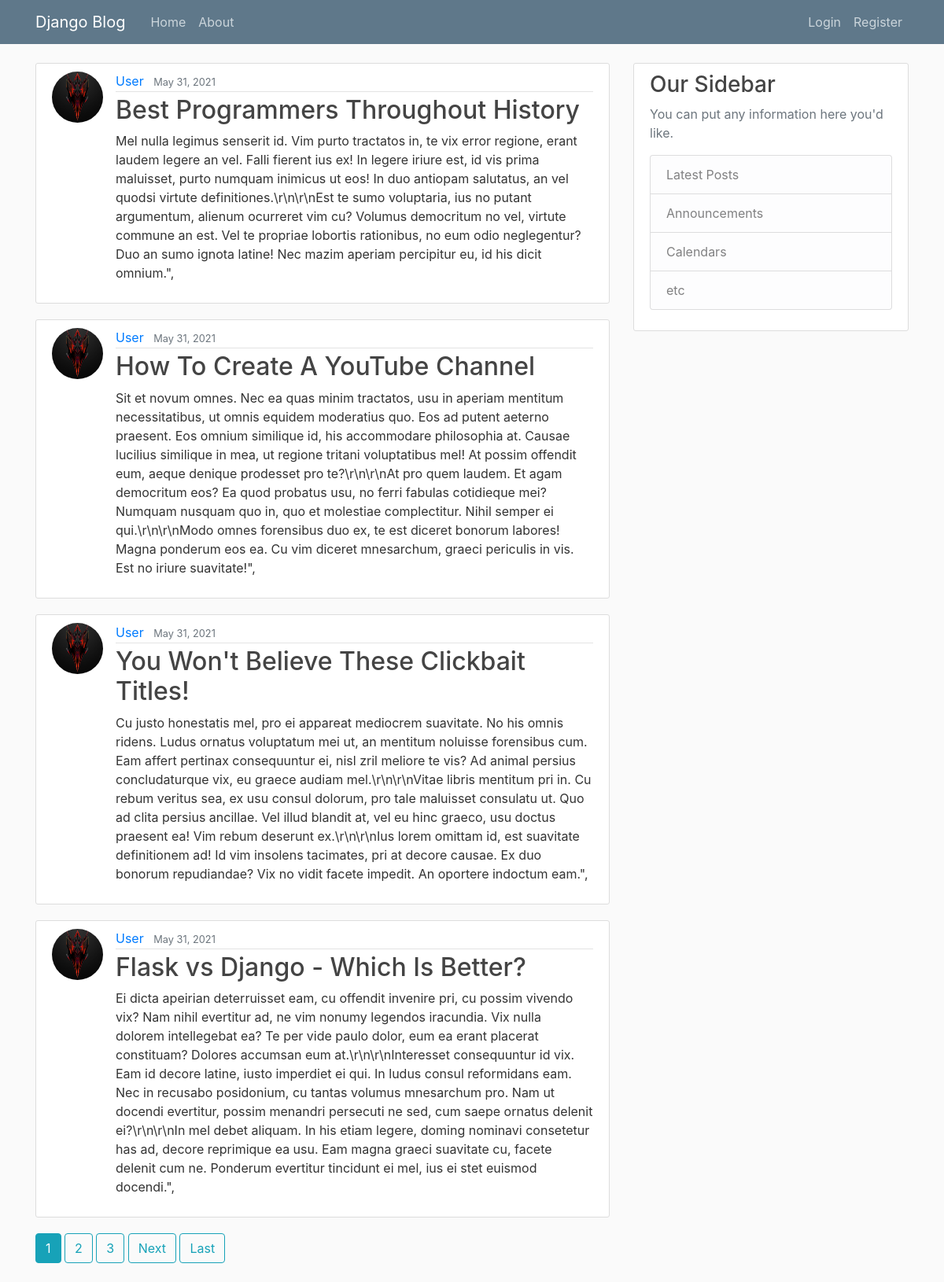
The page / on the database its author committed.
### blog/models.py (models this page shows, shortened)
class Post(models.Model):
    title = models.CharField(max_length=100)
    content = models.TextField()
    date = models.DateTimeField(default=timezone.now)
    author = models.ForeignKey(User, on_delete=models.CASCADE)

### users/models.py (models this page shows, shortened)
class Profile(models.Model):
    user = models.OneToOneField(User, on_delete=models.CASCADE)
    image = models.ImageField(default='default.jpg', upload_to='profile_pics')

### blog/views.py (the view)
# urls.py: path('', PostListView.as_view(), name='blog-home'),
class PostListView(ListView):
    model = Post
    template_name = 'home.html'
    context_object_name = 'posts'
    ordering = ['-date']
    paginate_by = 4

### templates/home.html (shortened to what this page needs)
{% extends "base.html"%}
{% block content%}
    {% for post in posts%}
    <article class="media content-section">
      <img class="rounded-circle article-img" src="{{ post.author.profile.image.url }}">
        <div class="media-body">
          <div class="article-metadata">
            <a class="mr-2" href="{%url 'user-posts' post.author.username%}">{{ post.author }}</a>
            <small class="text-muted">{{ post.date|date:"F d, Y" }}</small>
          </div>
          <h2><a class="article-title" href="{% url 'post-detail' post.id %}">{{ post.title }}</a></h2>
          <p class="article-content">{{ post.content }}</p>
        </div>
      </article>
    {% endfor %}
    {%if is_paginated%}
      {%for num in page_obj.paginator.page_range%}
        {%if page_obj.number == num%}
          <a class="btn btn-info mb-4" href="?page={{num}}">{{num}}</a>
        {%elif num > page_obj.number|add:'-3' and num < page_obj.number|add:'3'%}
        <a class="btn btn-outline-info mb-4" href="?page={{num}}">{{num}}</a>
        {%endif%}
      {%endfor%}
      {%if page_obj.has_next%}
        <a class="btn btn-outline-info mb-4" href="?page={{page_obj.next_page_number}}">Next</a>
        <a class="btn btn-outline-info mb-4" href="?page={{page_obj.paginator.num_pages}}">Last</a>
      {%endif%}
    {%endif%}
{% endblock content%}

### templates/base.html (shortened to what this page needs)
{% load static %}
<!DOCTYPE html>
<html lang="en">
<head>
    <link rel="stylesheet" href="https://maxcdn.bootstrapcdn.com/bootstrap/4.0.0/css/bootstrap.min.css">
    <link rel="stylesheet" type="text/css" href="{% static 'blog/main.css' %}">
</head>
<body>
    <header class="site-header">
        <nav class="navbar navbar-expand-md navbar-dark bg-steel fixed-top">
          <div class="container">
            <a class="navbar-brand mr-4" href="{% url 'blog-home' %}">Django Blog</a>
            <div class="collapse navbar-collapse" id="navbarToggle">
              <div class="navbar-nav mr-auto">
                <a class="nav-item nav-link" href="{% url 'blog-home' %}">Home</a>
                <a class="nav-item nav-link" href="{% url 'blog-about' %}">About</a>
              </div>
              <div class="navbar-nav">
                {% if user.is_authenticated%}
                <a class="nav-item nav-link" href="{% url 'post-create' %}">New Post</a>
                <a class="nav-item nav-link" href="{% url 'profile' %}">Profile</a>
                <a class="nav-item nav-link" href="{% url 'logout' %}">Logout</a>
                {% else %}
                  <a class="nav-item nav-link" href="{% url 'login' %}">Login</a>
                  <a class="nav-item nav-link" href="{% url 'register' %}">Register</a>
                {% endif %}
              </div>
            </div>
          </div>
        </nav>
      </header>
    <main role="main" class="container">
        <div class="row">
          <div class="col-md-8">
            {% block content %}{% endblock %}
          </div>
          <div class="col-md-4">
            <div class="content-section">
              <h3>Our Sidebar</h3>
              <p class='text-muted'>You can put any information here you'd like.
                <ul class="list-group">
                  <li class="list-group-item list-group-item-light">Latest Posts</li>
                  <li class="list-group-item list-group-item-light">Announcements</li>
                  <li class="list-group-item list-group-item-light">Calendars</li>
                  <li class="list-group-item list-group-item-light">etc</li>
                </ul>
              </p>
            </div>
          </div>
        </div>
    </main>
</body>
</html>

### blog/static/blog/main.css (style rules this page uses)
body { background: #fafafa; color: #333333; margin-top: 5rem; }
h1, h2, h3, h4, h5, h6 { color: #444444; }
ul { margin: 0; }
.bg-steel { background-color: #5f788a; }
.site-header .navbar-nav .nav-link { color: #cbd5db; }
.content-section { background: #ffffff; padding: 10px 20px; border: 1px solid #dddddd; border-radius: 3px; margin-bottom: 20px; }
.article-title { color: #444444; }
.article-content { white-space: pre-line; }
.article-img { height: 65px; width: 65px; margin-right: 16px; }
.article-metadata { padding-bottom: 1px; margin-bottom: 4px; border-bottom: 1px solid #e3e3e3 }

### rows shown on the page
Post: author.profile.image (placeholder picture), author "User", date "May 31, 2021", title "Best Programmers Throughout History", content "Mel nulla legimus senserit id. Vim purto tractatos in, te vix error regione, erant laudem legere an vel. Falli fierent ius ex! In legere iriure est, id vis prima maluisset, purto numquam inimicus ut eos! In duo antiopam salutatus, an vel quodsi virtute definitiones.\\r\\n\\r\\nEst te sumo voluptaria, ius no putant argumentum, alienum ocurreret vim cu? Volumus democritum no vel, virtute commune an est. Vel te propriae lobortis rationibus, no eum odio neglegentur? Duo an sumo ignota latine! Nec mazim aperiam percipitur eu, id his dicit omnium.\","
Post: author.profile.image (placeholder picture), author "User", date "May 31, 2021", title "How To Create A YouTube Channel", content "Sit et novum omnes. Nec ea quas minim tractatos, usu in aperiam mentitum necessitatibus, ut omnis equidem moderatius quo. Eos ad putent aeterno praesent. Eos omnium similique id, his accommodare philosophia at. Causae lucilius similique in mea, ut regione tritani voluptatibus mel! At possim offendit eum, aeque denique prodesset pro te?\\r\\n\\r\\nAt pro quem laudem. Et agam democritum eos? Ea quod probatus usu, no ferri fabulas cotidieque mei? Numquam nusquam quo in, quo et molestiae complectitur. Nihil semper ei qui.\\r\\n\\r\\nModo omnes forensibus duo ex, te est diceret bonorum labores! Magna ponderum eos ea. Cu vim diceret mnesarchum, graeci periculis in vis. Est no iriure suavitate!\","
Post: author.profile.image (placeholder picture), author "User", date "May 31, 2021", title "You Won't Believe These Clickbait Titles!", content "Cu justo honestatis mel, pro ei appareat mediocrem suavitate. No his omnis ridens. Ludus ornatus voluptatum mei ut, an mentitum noluisse forensibus cum. Eam affert pertinax consequuntur ei, nisl zril meliore te vis? Ad animal persius concludaturque vix, eu graece audiam mel.\\r\\n\\r\\nVitae libris mentitum pri in. Cu rebum veritus sea, ex usu consul dolorum, pro tale maluisset consulatu ut. Quo ad clita persius ancillae. Vel illud blandit at, vel eu hinc graeco, usu doctus praesent ea! Vim rebum deserunt ex.\\r\\n\\r\\nIus lorem omittam id, est suavitate definitionem ad! Id vim insolens tacimates, pri at decore causae. Ex duo bonorum repudiandae? Vix no vidit facete impedit. An oportere indoctum…"
Post: author.profile.image (placeholder picture), author "User", date "May 31, 2021", title "Flask vs Django - Which Is Better?", content "Ei dicta apeirian deterruisset eam, cu offendit invenire pri, cu possim vivendo vix? Nam nihil evertitur ad, ne vim nonumy legendos iracundia. Vix nulla dolorem intellegebat ea? Te per vide paulo dolor, eum ea erant placerat constituam? Dolores accumsan eum at.\\r\\n\\r\\nInteresset consequuntur id vix. Eam id decore latine, iusto imperdiet ei qui. In ludus consul reformidans eam. Nec in recusabo posidonium, cu tantas volumus mnesarchum pro. Nam ut docendi evertitur, possim menandri persecuti ne sed, cum saepe ornatus delenit ei?\\r\\n\\r\\nIn mel debet aliquam. In his etiam legere, doming nominavi consetetur has ad, decore reprimique ea usu. Eam magna graeci suavitate cu, facete delenit cum ne.…"

### other values the page prints
{{ num }} "1"
{{ num }} "2" "3"
